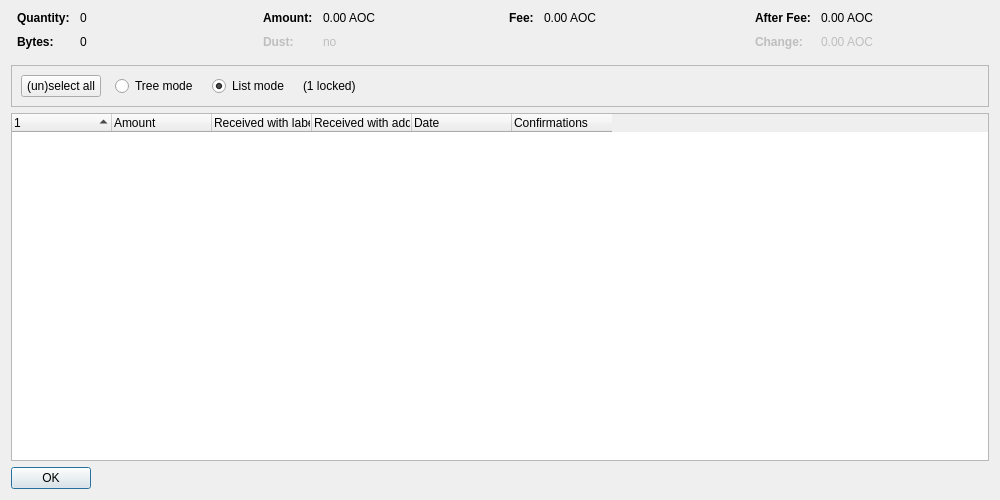
<?xml version="1.0" encoding="UTF-8"?>
<ui version="4.0">
 <class>CoinControlDialog</class>
 <widget class="QDialog" name="CoinControlDialog">
  <property name="geometry">
   <rect>
    <x>0</x>
    <y>0</y>
    <width>1000</width>
    <height>500</height>
   </rect>
  </property>
  <property name="windowTitle">
   <string>Coin Selection</string>
  </property>
  <layout class="QVBoxLayout" name="verticalLayout">
   <item>
    <layout class="QHBoxLayout" name="horizontalLayoutTop" stretch="0,0,0,0">
     <property name="topMargin">
      <number>0</number>
     </property>
     <property name="bottomMargin">
      <number>10</number>
     </property>
     <item>
      <layout class="QFormLayout" name="formLayoutCoinControl1">
       <property name="horizontalSpacing">
        <number>10</number>
       </property>
       <property name="verticalSpacing">
        <number>10</number>
       </property>
       <property name="leftMargin">
        <number>6</number>
       </property>
       <property name="rightMargin">
        <number>6</number>
       </property>
       <item row="0" column="0">
        <widget class="QLabel" name="labelCoinControlQuantityText">
         <property name="font">
          <font>
           <weight>75</weight>
           <bold>true</bold>
          </font>
         </property>
         <property name="text">
          <string>Quantity:</string>
         </property>
        </widget>
       </item>
       <item row="0" column="1">
        <widget class="QLabel" name="labelCoinControlQuantity">
         <property name="cursor">
          <cursorShape>IBeamCursor</cursorShape>
         </property>
         <property name="contextMenuPolicy">
          <enum>Qt::ActionsContextMenu</enum>
         </property>
         <property name="text">
          <string notr="true">0</string>
         </property>
         <property name="textInteractionFlags">
          <set>Qt::LinksAccessibleByMouse|Qt::TextSelectableByKeyboard|Qt::TextSelectableByMouse</set>
         </property>
        </widget>
       </item>
       <item row="1" column="0">
        <widget class="QLabel" name="labelCoinControlBytesText">
         <property name="font">
          <font>
           <weight>75</weight>
           <bold>true</bold>
          </font>
         </property>
         <property name="text">
          <string>Bytes:</string>
         </property>
        </widget>
       </item>
       <item row="1" column="1">
        <widget class="QLabel" name="labelCoinControlBytes">
         <property name="cursor">
          <cursorShape>IBeamCursor</cursorShape>
         </property>
         <property name="contextMenuPolicy">
          <enum>Qt::ActionsContextMenu</enum>
         </property>
         <property name="text">
          <string notr="true">0</string>
         </property>
         <property name="textInteractionFlags">
          <set>Qt::LinksAccessibleByMouse|Qt::TextSelectableByKeyboard|Qt::TextSelectableByMouse</set>
         </property>
        </widget>
       </item>
      </layout>
     </item>
     <item>
      <layout class="QFormLayout" name="formLayoutCoinControl2">
       <property name="horizontalSpacing">
        <number>10</number>
       </property>
       <property name="verticalSpacing">
        <number>10</number>
       </property>
       <property name="leftMargin">
        <number>6</number>
       </property>
       <property name="rightMargin">
        <number>6</number>
       </property>
       <item row="0" column="0">
        <widget class="QLabel" name="labelCoinControlAmountText">
         <property name="font">
          <font>
           <weight>75</weight>
           <bold>true</bold>
          </font>
         </property>
         <property name="text">
          <string>Amount:</string>
         </property>
        </widget>
       </item>
       <item row="0" column="1">
        <widget class="QLabel" name="labelCoinControlAmount">
         <property name="cursor">
          <cursorShape>IBeamCursor</cursorShape>
         </property>
         <property name="contextMenuPolicy">
          <enum>Qt::ActionsContextMenu</enum>
         </property>
         <property name="text">
          <string notr="true">0.00 AOC</string>
         </property>
         <property name="textInteractionFlags">
          <set>Qt::LinksAccessibleByMouse|Qt::TextSelectableByKeyboard|Qt::TextSelectableByMouse</set>
         </property>
        </widget>
       </item>
       <item row="1" column="0">
        <widget class="QLabel" name="labelCoinControlLowOutputText">
         <property name="enabled">
          <bool>false</bool>
         </property>
         <property name="font">
          <font>
           <weight>75</weight>
           <bold>true</bold>
          </font>
         </property>
         <property name="text">
          <string>Dust:</string>
         </property>
        </widget>
       </item>
       <item row="1" column="1">
        <widget class="QLabel" name="labelCoinControlLowOutput">
         <property name="enabled">
          <bool>false</bool>
         </property>
         <property name="cursor">
          <cursorShape>IBeamCursor</cursorShape>
         </property>
         <property name="contextMenuPolicy">
          <enum>Qt::ActionsContextMenu</enum>
         </property>
         <property name="text">
          <string notr="true">no</string>
         </property>
         <property name="textInteractionFlags">
          <set>Qt::LinksAccessibleByMouse|Qt::TextSelectableByKeyboard|Qt::TextSelectableByMouse</set>
         </property>
        </widget>
       </item>
      </layout>
     </item>
     <item>
      <layout class="QFormLayout" name="formLayoutCoinControl3">
       <property name="horizontalSpacing">
        <number>10</number>
       </property>
       <property name="verticalSpacing">
        <number>10</number>
       </property>
       <property name="leftMargin">
        <number>6</number>
       </property>
       <property name="rightMargin">
        <number>6</number>
       </property>
       <item row="0" column="0">
        <widget class="QLabel" name="labelCoinControlFeeText">
         <property name="font">
          <font>
           <weight>75</weight>
           <bold>true</bold>
          </font>
         </property>
         <property name="text">
          <string>Fee:</string>
         </property>
        </widget>
       </item>
       <item row="0" column="1">
        <widget class="QLabel" name="labelCoinControlFee">
         <property name="cursor">
          <cursorShape>IBeamCursor</cursorShape>
         </property>
         <property name="contextMenuPolicy">
          <enum>Qt::ActionsContextMenu</enum>
         </property>
         <property name="text">
          <string notr="true">0.00 AOC</string>
         </property>
         <property name="textInteractionFlags">
          <set>Qt::LinksAccessibleByMouse|Qt::TextSelectableByKeyboard|Qt::TextSelectableByMouse</set>
         </property>
        </widget>
       </item>
      </layout>
     </item>
     <item>
      <layout class="QFormLayout" name="formLayoutCoinControl4">
       <property name="horizontalSpacing">
        <number>10</number>
       </property>
       <property name="verticalSpacing">
        <number>10</number>
       </property>
       <property name="leftMargin">
        <number>6</number>
       </property>
       <property name="rightMargin">
        <number>6</number>
       </property>
       <item row="0" column="0">
        <widget class="QLabel" name="labelCoinControlAfterFeeText">
         <property name="font">
          <font>
           <weight>75</weight>
           <bold>true</bold>
          </font>
         </property>
         <property name="text">
          <string>After Fee:</string>
         </property>
        </widget>
       </item>
       <item row="0" column="1">
        <widget class="QLabel" name="labelCoinControlAfterFee">
         <property name="cursor">
          <cursorShape>IBeamCursor</cursorShape>
         </property>
         <property name="contextMenuPolicy">
          <enum>Qt::ActionsContextMenu</enum>
         </property>
         <property name="text">
          <string notr="true">0.00 AOC</string>
         </property>
         <property name="textInteractionFlags">
          <set>Qt::LinksAccessibleByMouse|Qt::TextSelectableByKeyboard|Qt::TextSelectableByMouse</set>
         </property>
        </widget>
       </item>
       <item row="1" column="0">
        <widget class="QLabel" name="labelCoinControlChangeText">
         <property name="enabled">
          <bool>false</bool>
         </property>
         <property name="font">
          <font>
           <weight>75</weight>
           <bold>true</bold>
          </font>
         </property>
         <property name="text">
          <string>Change:</string>
         </property>
        </widget>
       </item>
       <item row="1" column="1">
        <widget class="QLabel" name="labelCoinControlChange">
         <property name="enabled">
          <bool>false</bool>
         </property>
         <property name="cursor">
          <cursorShape>IBeamCursor</cursorShape>
         </property>
         <property name="contextMenuPolicy">
          <enum>Qt::ActionsContextMenu</enum>
         </property>
         <property name="text">
          <string notr="true">0.00 AOC</string>
         </property>
         <property name="textInteractionFlags">
          <set>Qt::LinksAccessibleByMouse|Qt::TextSelectableByKeyboard|Qt::TextSelectableByMouse</set>
         </property>
        </widget>
       </item>
      </layout>
     </item>
    </layout>
   </item>
   <item>
    <widget class="QFrame" name="frame">
     <property name="minimumSize">
      <size>
       <width>0</width>
       <height>40</height>
      </size>
     </property>
     <property name="frameShape">
      <enum>QFrame::StyledPanel</enum>
     </property>
     <property name="frameShadow">
      <enum>QFrame::Sunken</enum>
     </property>
     <layout class="QHBoxLayout" name="horizontalLayout">
      <item>
       <layout class="QHBoxLayout" name="horizontalLayoutPanel" stretch="0,0,0,0,0">
        <property name="spacing">
         <number>14</number>
        </property>
        <item>
         <widget class="QPushButton" name="pushButtonSelectAll">
          <property name="sizePolicy">
           <sizepolicy hsizetype="Maximum" vsizetype="Fixed">
            <horstretch>0</horstretch>
            <verstretch>0</verstretch>
           </sizepolicy>
          </property>
          <property name="text">
           <string>(un)select all</string>
          </property>
          <property name="autoDefault">
           <bool>false</bool>
          </property>
         </widget>
        </item>
        <item>
         <widget class="QRadioButton" name="radioTreeMode">
          <property name="sizePolicy">
           <sizepolicy hsizetype="Maximum" vsizetype="Fixed">
            <horstretch>0</horstretch>
            <verstretch>0</verstretch>
           </sizepolicy>
          </property>
          <property name="text">
           <string>Tree mode</string>
          </property>
         </widget>
        </item>
        <item>
         <widget class="QRadioButton" name="radioListMode">
          <property name="sizePolicy">
           <sizepolicy hsizetype="Maximum" vsizetype="Fixed">
            <horstretch>0</horstretch>
            <verstretch>0</verstretch>
           </sizepolicy>
          </property>
          <property name="text">
           <string>List mode</string>
          </property>
          <property name="checked">
           <bool>true</bool>
          </property>
         </widget>
        </item>
        <item>
         <widget class="QLabel" name="labelLocked">
          <property name="text">
           <string notr="true">(1 locked)</string>
          </property>
         </widget>
        </item>
        <item>
         <spacer name="horizontalSpacer">
          <property name="orientation">
           <enum>Qt::Horizontal</enum>
          </property>
          <property name="sizeHint" stdset="0">
           <size>
            <width>40</width>
            <height>20</height>
           </size>
          </property>
         </spacer>
        </item>
       </layout>
      </item>
     </layout>
    </widget>
   </item>
   <item>
    <widget class="CoinControlTreeWidget" name="treeWidget">
     <property name="contextMenuPolicy">
      <enum>Qt::CustomContextMenu</enum>
     </property>
     <property name="sortingEnabled">
      <bool>false</bool>
     </property>
     <property name="columnCount">
      <number>6</number>
     </property>
     <attribute name="headerShowSortIndicator" stdset="0">
      <bool>true</bool>
     </attribute>
     <attribute name="headerStretchLastSection">
      <bool>false</bool>
     </attribute>
     <column>
      <property name="text">
       <string/>
      </property>
     </column>
     <column>
      <property name="text">
       <string>Amount</string>
      </property>
     </column>
     <column>
      <property name="text">
       <string>Received with label</string>
      </property>
     </column>
     <column>
      <property name="text">
       <string>Received with address</string>
      </property>
     </column>
     <column>
      <property name="text">
       <string>Date</string>
      </property>
     </column>
     <column>
      <property name="text">
       <string>Confirmations</string>
      </property>
      <property name="toolTip">
       <string>Confirmed</string>
      </property>
     </column>
     <column>
      <property name="text">
       <string/>
      </property>
     </column>
     <column>
      <property name="text">
       <string/>
      </property>
     </column>
     <column>
      <property name="text">
       <string/>
      </property>
     </column>
     <column>
      <property name="text">
       <string/>
      </property>
     </column>
    </widget>
   </item>
   <item>
    <widget class="QDialogButtonBox" name="buttonBox">
     <property name="sizePolicy">
      <sizepolicy hsizetype="Maximum" vsizetype="Fixed">
       <horstretch>0</horstretch>
       <verstretch>0</verstretch>
      </sizepolicy>
     </property>
     <property name="orientation">
      <enum>Qt::Horizontal</enum>
     </property>
     <property name="standardButtons">
      <set>QDialogButtonBox::Ok</set>
     </property>
    </widget>
   </item>
  </layout>
 </widget>
 <customwidgets>
  <customwidget>
   <class>CoinControlTreeWidget</class>
   <extends>QTreeWidget</extends>
   <header>qt/coincontroltreewidget.h</header>
  </customwidget>
 </customwidgets>
 <resources/>
 <connections/>
</ui>
